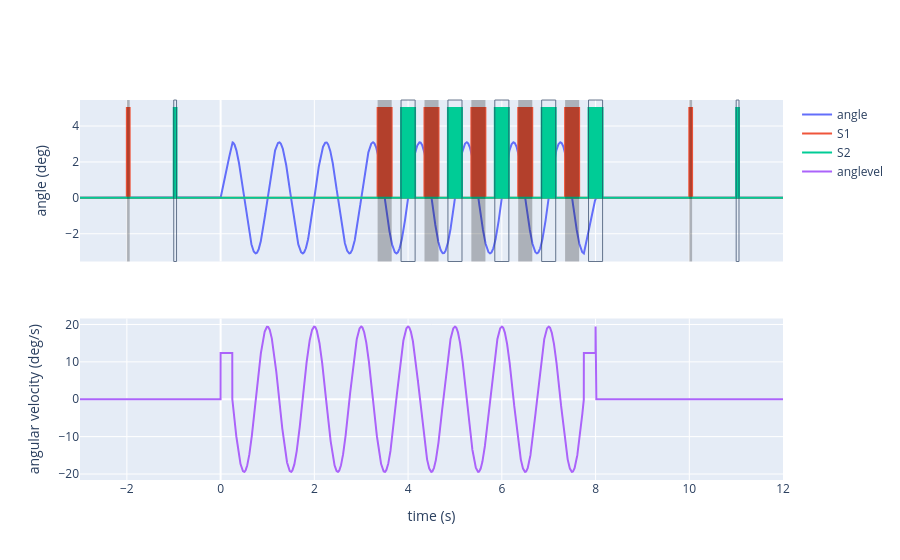

Notebook cell for this chart:
### Markdown cell above
and plot them:

### Code cell
fig = make_subplots(rows = 2, cols = 1,
                   shared_xaxes=True)
fig.add_trace(
    go.Scatter(x = t, y = angle, mode="lines", name="angle"),
    row=1, col=1)
fig.add_trace(
    go.Scatter(x = t, y = S1actcmd, mode="lines", name="S1"),
    row=1, col=1)
fig.add_trace(
    go.Scatter(x = t, y = S2actcmd, mode="lines", name="S2"),
    row=1, col=1)

for onoff in Lonoff:
    fig.add_vrect(x0 = onoff[0], x1=onoff[1], fillcolor="black", opacity=0.25, line_width=0,
                      row=1, col=1)

for onoff in Ronoff:
    fig.add_vrect(x0 = onoff[0], x1=onoff[1], opacity=0.7, line_width=1,
                      row=1, col=1)

fig.update_yaxes(title_text = "angle (deg)", row=1)
fig.add_trace(
    go.Scatter(x = t, y = anglevel, mode="lines", name="anglevel"),
    row=2, col=1)

fig.update_yaxes(title_text = "angular velocity (deg/s)", row=2)
fig.update_xaxes(title_text = "time (s)", row=2)

### Figure 1 — Plotly figure (JSON) as saved in the notebook; plotly's stock layout.template omitted (floating-point values rounded to 4 significant figures; data arrays with more than 128 entries replaced by an {"elided": "..."} marker saying what was removed)
{"data": [{"mode": "lines", "name": "angle", "type": "scatter", "x": {"elided": "15000 float values"}, "xaxis": "x", "y": {"elided": "15000 float values"}, "yaxis": "y"}, {"mode": "lines", "name": "S1", "type": "scatter", "x": {"elided": "15000 float values"}, "xaxis": "x", "y": {"elided": "15000 float values"}, "yaxis": "y"}, {"mode": "lines", "name": "S2", "type": "scatter", "x": {"elided": "15000 float values"}, "xaxis": "x", "y": {"elided": "15000 float values"}, "yaxis": "y"}, {"mode": "lines", "name": "anglevel", "type": "scatter", "x": {"elided": "15000 float values"}, "xaxis": "x2", "y": {"elided": "15000 float values"}, "yaxis": "y2"}], "layout": {"shapes": [{"fillcolor": "black", "line": {"width": 0}, "opacity": 0.25, "type": "rect", "x0": 3.35, "x1": 3.65, "xref": "x", "y0": 0, "y1": 1, "yref": "y domain"}, {"fillcolor": "black", "line": {"width": 0}, "opacity": 0.25, "type": "rect", "x0": 4.35, "x1": 4.65, "xref": "x", "y0": 0, "y1": 1, "yref": "y domain"}, {"fillcolor": "black", "line": {"width": 0}, "opacity": 0.25, "type": "rect", "x0": 5.35, "x1": 5.65, "xref": "x", "y0": 0, "y1": 1, "yref": "y domain"}, {"fillcolor": "black", "line": {"width": 0}, "opacity": 0.25, "type": "rect", "x0": 6.35, "x1": 6.65, "xref": "x", "y0": 0, "y1": 1, "yref": "y domain"}, {"fillcolor": "black", "line": {"width": 0}, "opacity": 0.25, "type": "rect", "x0": 7.35, "x1": 7.65, "xref": "x", "y0": 0, "y1": 1, "yref": "y domain"}, {"fillcolor": "black", "line": {"width": 0}, "opacity": 0.25, "type": "rect", "x0": -2, "x1": -1.94, "xref": "x", "y0": 0, "y1": 1, "yref": "y domain"}, {"fillcolor": "black", "line": {"width": 0}, "opacity": 0.25, "type": "rect", "x0": 10, "x1": 10.06, "xref": "x", "y0": 0, "y1": 1, "yref": "y domain"}, {"line": {"width": 1}, "opacity": 0.7, "type": "rect", "x0": 3.85, "x1": 4.15, "xref": "x", "y0": 0, "y1": 1, "yref": "y domain"}, {"line": {"width": 1}, "opacity": 0.7, "type": "rect", "x0": 4.85, "x1": 5.15, "xref": "x", "y0": 0, "y1": 1, "yref": "y domain"}, {"line": {"width": 1}, "opacity": 0.7, "type": "rect", "x0": 5.85, "x1": 6.15, "xref": "x", "y0": 0, "y1": 1, "yref": "y domain"}, {"line": {"width": 1}, "opacity": 0.7, "type": "rect", "x0": 6.85, "x1": 7.15, "xref": "x", "y0": 0, "y1": 1, "yref": "y domain"}, {"line": {"width": 1}, "opacity": 0.7, "type": "rect", "x0": 7.85, "x1": 8.15, "xref": "x", "y0": 0, "y1": 1, "yref": "y domain"}, {"line": {"width": 1}, "opacity": 0.7, "type": "rect", "x0": -1, "x1": -0.94, "xref": "x", "y0": 0, "y1": 1, "yref": "y domain"}, {"line": {"width": 1}, "opacity": 0.7, "type": "rect", "x0": 11, "x1": 11.06, "xref": "x", "y0": 0, "y1": 1, "yref": "y domain"}], "xaxis": {"anchor": "y", "domain": [0, 1], "matches": "x2", "showticklabels": false}, "xaxis2": {"anchor": "y2", "domain": [0, 1], "title": {"text": "time (s)"}}, "yaxis": {"anchor": "x", "domain": [0.575, 1], "title": {"text": "angle (deg)"}}, "yaxis2": {"anchor": "x2", "domain": [0, 0.425], "title": {"text": "angular velocity (deg/s)"}}}}
